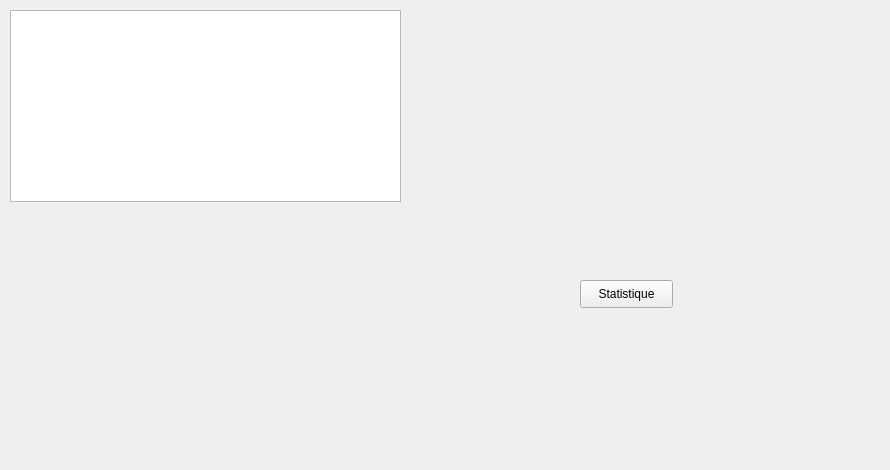
        <widget class="QWidget" name="tab_18">
         <attribute name="icon">
          <iconset>
           <normaloff>../../stat.png</normaloff>../../stat.png</iconset>
         </attribute>
         <attribute name="title">
          <string>Statistique</string>
         </attribute>
         <widget class="QListView" name="listView_3">
          <property name="geometry">
           <rect>
            <x>10</x>
            <y>10</y>
            <width>391</width>
            <height>192</height>
           </rect>
          </property>
         </widget>
         <widget class="QLabel" name="label_52">
          <property name="geometry">
           <rect>
            <x>-4</x>
            <y>-47</y>
            <width>871</width>
            <height>461</height>
           </rect>
          </property>
          <property name="text">
           <string/>
          </property>
          <property name="pixmap">
           <pixmap>../../gestion_fournisseur/1.png</pixmap>
          </property>
         </widget>
         <widget class="QLabel" name="label_80">
          <property name="geometry">
           <rect>
            <x>630</x>
            <y>-80</y>
            <width>251</width>
            <height>331</height>
           </rect>
          </property>
          <property name="text">
           <string/>
          </property>
          <property name="pixmap">
           <pixmap>i,qge/c.png</pixmap>
          </property>
          <property name="scaledContents">
           <bool>true</bool>
          </property>
         </widget>
         <widget class="QPushButton" name="pushButton_47">
          <property name="geometry">
           <rect>
            <x>580</x>
            <y>280</y>
            <width>93</width>
            <height>28</height>
           </rect>
          </property>
          <property name="text">
           <string>Statistique</string>
          </property>
         </widget>
         <zorder>label_52</zorder>
         <zorder>listView_3</zorder>
         <zorder>label_80</zorder>
         <zorder>pushButton_47</zorder>
        </widget>
